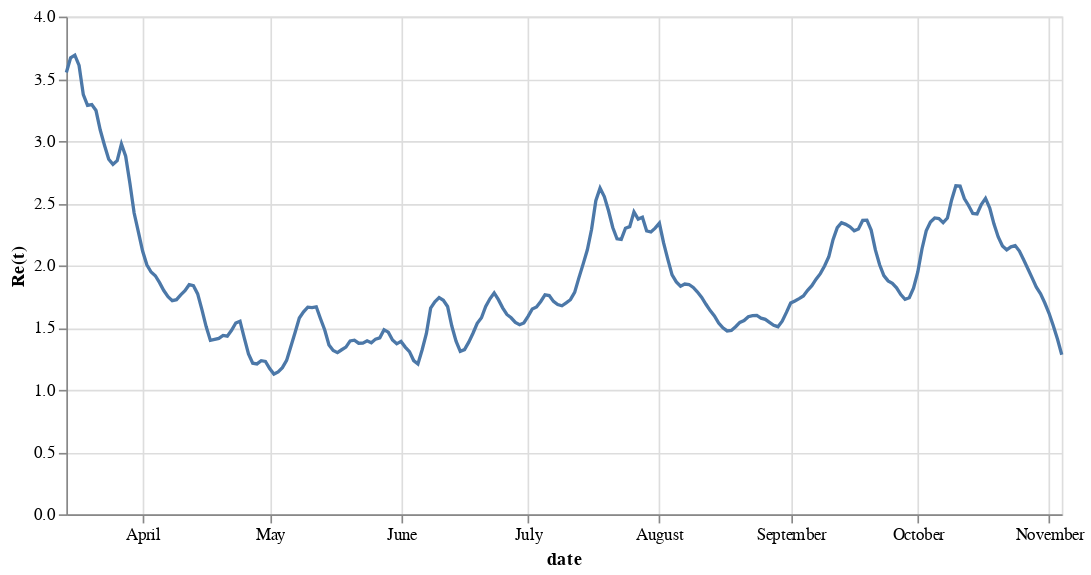

The cell this chart's notebook holds for it:
### Code cell
alt.Chart(df.rolling(7).mean().rolling(8).apply(rt).fillna(0).reset_index()).mark_line().encode(
    x=alt.X('date:T'),
    y=alt.Y('cases', title='Re(t)'),
    tooltip=['date:T', alt.Tooltip('cases', format='.2f')]
).transform_filter(
    alt.datum.date > alt.expr.toDate('2020-03-13')
).properties(
    width=600
)

### Figure 1 — Vega-Lite specification as saved in the notebook (floating-point values rounded to 4 significant figures; data arrays with more than 128 entries replaced by an {"elided": "..."} marker saying what was removed)
{"config": {"view": {"continuousWidth": 400, "continuousHeight": 300}}, "data": {"name": "data-b70cb7dcc3433917421daa7558c33705"}, "mark": "line", "encoding": {"tooltip": [{"type": "temporal", "field": "date"}, {"type": "quantitative", "field": "cases", "format": ".2f"}], "x": {"type": "temporal", "field": "date"}, "y": {"type": "quantitative", "field": "cases", "title": "Re(t)"}}, "transform": [{"filter": "(datum.date > toDate('2020-03-13'))"}], "width": 600, "$schema": "https://vega.github.io/schema/vega-lite/v4.8.1.json", "datasets": {"data-b70cb7dcc3433917421daa7558c33705": {"elided": "249 records"}}}
